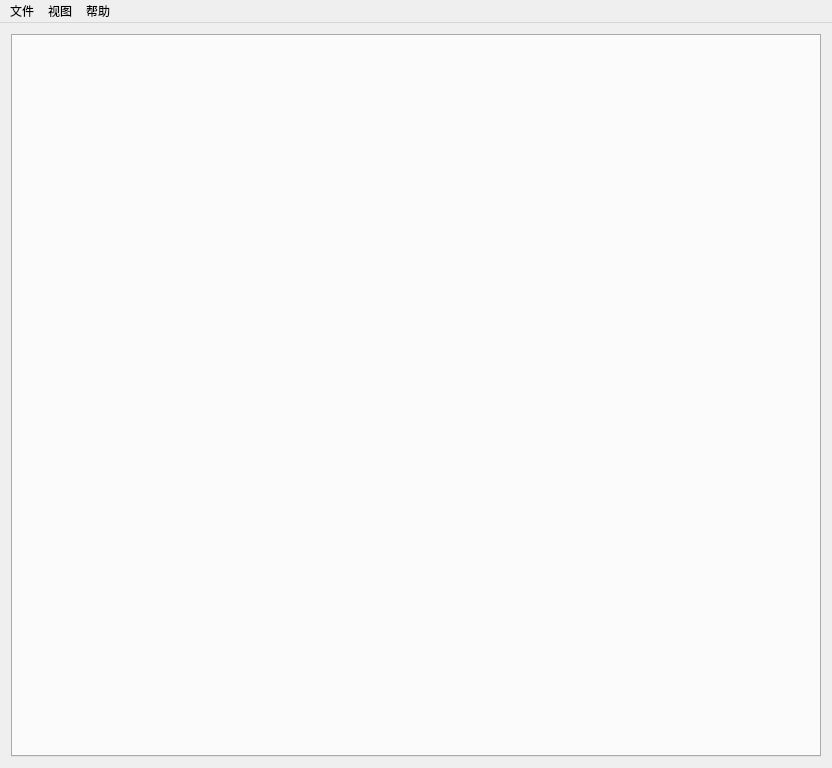
<?xml version="1.0" encoding="UTF-8"?>
<ui version="4.0">
 <class>MainWindowClass</class>
 <widget class="QMainWindow" name="MainWindowClass">
  <property name="geometry">
   <rect>
    <x>0</x>
    <y>0</y>
    <width>832</width>
    <height>768</height>
   </rect>
  </property>
  <property name="windowTitle">
   <string>Dual Surface based Block Decomposition</string>
  </property>
  <widget class="QWidget" name="centralWidget">
   <layout class="QVBoxLayout" name="verticalLayout">
    <item>
     <widget class="QTabWidget" name="tabWidget">
      <property name="currentIndex">
       <number>-1</number>
      </property>
     </widget>
    </item>
   </layout>
  </widget>
  <widget class="QMenuBar" name="menuBar">
   <property name="geometry">
    <rect>
     <x>0</x>
     <y>0</y>
     <width>832</width>
     <height>23</height>
    </rect>
   </property>
   <widget class="QMenu" name="menu">
    <property name="title">
     <string>文件</string>
    </property>
    <widget class="QMenu" name="menu_4">
     <property name="title">
      <string>新建</string>
     </property>
     <addaction name="action_Hex_Topology_Opt"/>
    </widget>
    <addaction name="menu_4"/>
    <addaction name="separator"/>
    <addaction name="action_Close"/>
    <addaction name="action_Exit"/>
   </widget>
   <widget class="QMenu" name="menu_2">
    <property name="title">
     <string>视图</string>
    </property>
   </widget>
   <widget class="QMenu" name="menu_3">
    <property name="title">
     <string>帮助</string>
    </property>
   </widget>
   <addaction name="menu"/>
   <addaction name="menu_2"/>
   <addaction name="menu_3"/>
  </widget>
  <action name="action_New_MeshEdit">
   <property name="text">
    <string>MeshEdit窗口</string>
   </property>
  </action>
  <action name="action_Save">
   <property name="text">
    <string>保存</string>
   </property>
  </action>
  <action name="action_Save_As">
   <property name="text">
    <string>另存为...</string>
   </property>
  </action>
  <action name="action_Close">
   <property name="text">
    <string>关闭</string>
   </property>
  </action>
  <action name="action_Exit">
   <property name="text">
    <string>退出</string>
   </property>
  </action>
  <action name="action_New_MeshMatch">
   <property name="text">
    <string>MeshMatch窗口</string>
   </property>
  </action>
  <action name="action_Hex_Block_Gen">
   <property name="text">
    <string>HexBlockGen窗口</string>
   </property>
  </action>
  <action name="action_Hex_Topology_Opt">
   <property name="text">
    <string>HexTopologyOpt窗口</string>
   </property>
  </action>
  <action name="action_Quad_Surfaces">
   <property name="text">
    <string>QuadSurfaces窗口</string>
   </property>
   <property name="menuRole">
    <enum>QAction::NoRole</enum>
   </property>
  </action>
 </widget>
 <layoutdefault spacing="6" margin="11"/>
 <resources>
  <include location="mainwindow.qrc"/>
 </resources>
 <connections/>
</ui>
